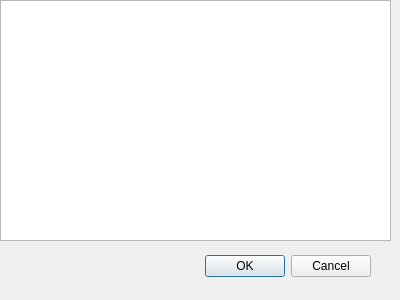
<?xml version="1.0" encoding="UTF-8"?>
<ui version="4.0">
 <class>InputNamesDialog</class>
 <widget class="QDialog" name="InputNamesDialog">
  <property name="geometry">
   <rect>
    <x>0</x>
    <y>0</y>
    <width>400</width>
    <height>300</height>
   </rect>
  </property>
  <property name="windowTitle">
   <string>Dialog</string>
  </property>
  <widget class="QDialogButtonBox" name="buttonBox">
   <property name="geometry">
    <rect>
     <x>30</x>
     <y>250</y>
     <width>341</width>
     <height>32</height>
    </rect>
   </property>
   <property name="orientation">
    <enum>Qt::Horizontal</enum>
   </property>
   <property name="standardButtons">
    <set>QDialogButtonBox::Cancel|QDialogButtonBox::Ok</set>
   </property>
  </widget>
  <widget class="QTextEdit" name="textEdit_nameInput">
   <property name="geometry">
    <rect>
     <x>0</x>
     <y>0</y>
     <width>391</width>
     <height>241</height>
    </rect>
   </property>
  </widget>
 </widget>
 <resources/>
 <connections>
  <connection>
   <sender>buttonBox</sender>
   <signal>accepted()</signal>
   <receiver>InputNamesDialog</receiver>
   <slot>accept()</slot>
   <hints>
    <hint type="sourcelabel">
     <x>248</x>
     <y>254</y>
    </hint>
    <hint type="destinationlabel">
     <x>157</x>
     <y>274</y>
    </hint>
   </hints>
  </connection>
  <connection>
   <sender>buttonBox</sender>
   <signal>rejected()</signal>
   <receiver>InputNamesDialog</receiver>
   <slot>reject()</slot>
   <hints>
    <hint type="sourcelabel">
     <x>316</x>
     <y>260</y>
    </hint>
    <hint type="destinationlabel">
     <x>286</x>
     <y>274</y>
    </hint>
   </hints>
  </connection>
 </connections>
</ui>
